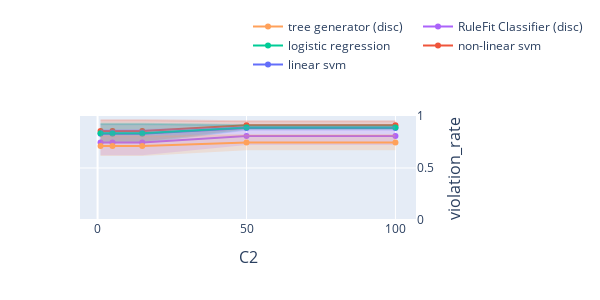

This figure's notebook cell:
### Code cell
import plotly.graph_objects as go
from plotly.subplots import make_subplots


# グラフのデータを準備
# index = ['l-SVM-p', 'r-SVM-p', 'LogReg-p']

# index = [
#     'linear svm (L)', 
#     'non-linear svm (L)', 
#     'logistic regression (L)'
# ]

index = [
    'linear svm', 
    'non-linear svm', 
    'logistic regression',
    'RuleFit Classifier (disc)',
    'tree generator (disc)',
]

columns = ['violation_rate']

title_text = "C2"


# サブプロットの作成
# fig = make_subplots(rows=1, cols=2, subplot_titles=('AUC', 'ルール違反率'))
fig = make_subplots(rows=len(columns), cols=1)
showlegend=True

for row_num, col in enumerate(columns):
    tmp_mean = pd.DataFrame(
        [{info: df.loc[model_name, col] for info, df in zip(infos, dfs_mean)} for model_name in index],
        index=index
    )
    tmp_std = pd.DataFrame(
        [{info: df.loc[model_name, col] for info, df in zip(infos, dfs_std)} for model_name in index],
        index=index
    )

    # グラフ1: AUC
    for i in range(len(tmp_mean)):
        fig.add_trace(
            go.Scatter(
                x=tmp_mean.columns,
                y=tmp_mean.iloc[i, :],
                mode='lines+markers',
                name=tmp_mean.index[i],
                line=dict(color=colors_mean[i]),  # ラインの色を設定
                marker=dict(color=colors_mean[i]),  # マーカーの色を設定
                showlegend=showlegend,
            ),
            row=row_num+1, col=1
        )
        fig.add_trace(
            go.Scatter(
                x=tmp_mean.columns,
                y=tmp_mean.iloc[i, :] + tmp_std.iloc[i, :],
                mode='lines',
                line=dict(color=colors_std[i]),  # ラインの色を設定
                showlegend=False
            ),
            row=row_num+1, col=1
        )
        fig.add_trace(
            go.Scatter(
                x=tmp_mean.columns,
                y=tmp_mean.iloc[i, :] - tmp_std.iloc[i, :],
                mode='lines',
                fill='tonexty',
                fillcolor=colors_std[i],
                line=dict(color='rgba(255,255,255,0)'),
                showlegend=False
            ),
            row=row_num+1, col=1
        )
    
    # x, y 軸の設定
    fig.update_xaxes(title_text=title_text, row=row_num+1, col=1)
    fig.update_yaxes(title_text=col, range=[0, 1], row=row_num+1, col=1, side='right', title_font=dict(size=16))

    showlegend=False
    
# レイアウトの設定
fig.update_layout(
    height=len(columns) * 300,
    width=600,
    xaxis=dict(
        domain=[0, 1],  # 左側のsubplotの幅を調整
        title_font=dict(size=16)
    ),
    xaxis2=dict(
        domain=[0, 1],  # 右側のsubplotの幅を調整
        title_font=dict(size=16)
    ),
    legend=dict(
        x=0.5,
        y=2,
        orientation='h'  # 水平配置
    ),
)


# グラフの表示
fig.show()

### Figure 1 — Plotly figure (JSON) as saved in the notebook; plotly's stock layout.template omitted (floating-point values rounded to 4 significant figures)
{"data": [{"line": {"color": "rgba(99,110,250,1)"}, "marker": {"color": "rgba(99,110,250,1)"}, "mode": "lines+markers", "name": "linear svm", "showlegend": true, "type": "scatter", "x": [1, 5, 15, 50, 100], "xaxis": "x", "y": [0.8283, 0.8283, 0.8283, 0.884, 0.884], "yaxis": "y"}, {"line": {"color": "rgba(99,110,250,0.2)"}, "mode": "lines", "showlegend": false, "type": "scatter", "x": [1, 5, 15, 50, 100], "xaxis": "x", "y": [0.9197, 0.9197, 0.9197, 0.9102, 0.9102], "yaxis": "y"}, {"fill": "tonexty", "fillcolor": "rgba(99,110,250,0.2)", "line": {"color": "rgba(255,255,255,0)"}, "mode": "lines", "showlegend": false, "type": "scatter", "x": [1, 5, 15, 50, 100], "xaxis": "x", "y": [0.7369, 0.7369, 0.7369, 0.8577, 0.8577], "yaxis": "y"}, {"line": {"color": "rgba(239,85,59,1)"}, "marker": {"color": "rgba(239,85,59,1)"}, "mode": "lines+markers", "name": "non-linear svm", "showlegend": true, "type": "scatter", "x": [1, 5, 15, 50, 100], "xaxis": "x", "y": [0.8557, 0.8557, 0.8557, 0.9105, 0.9105], "yaxis": "y"}, {"line": {"color": "rgba(239,85,59,0.2)"}, "mode": "lines", "showlegend": false, "type": "scatter", "x": [1, 5, 15, 50, 100], "xaxis": "x", "y": [0.9598, 0.9598, 0.9598, 0.949, 0.949], "yaxis": "y"}, {"fill": "tonexty", "fillcolor": "rgba(239,85,59,0.2)", "line": {"color": "rgba(255,255,255,0)"}, "mode": "lines", "showlegend": false, "type": "scatter", "x": [1, 5, 15, 50, 100], "xaxis": "x", "y": [0.7515, 0.7515, 0.7515, 0.872, 0.872], "yaxis": "y"}, {"line": {"color": "rgba(0,204,150,1)"}, "marker": {"color": "rgba(0,204,150,1)"}, "mode": "lines+markers", "name": "logistic regression", "showlegend": true, "type": "scatter", "x": [1, 5, 15, 50, 100], "xaxis": "x", "y": [0.8335, 0.8335, 0.8335, 0.8894, 0.8894], "yaxis": "y"}, {"line": {"color": "rgba(0,204,150,0.2)"}, "mode": "lines", "showlegend": false, "type": "scatter", "x": [1, 5, 15, 50, 100], "xaxis": "x", "y": [0.9267, 0.9267, 0.9267, 0.9134, 0.9134], "yaxis": "y"}, {"fill": "tonexty", "fillcolor": "rgba(0,204,150,0.2)", "line": {"color": "rgba(255,255,255,0)"}, "mode": "lines", "showlegend": false, "type": "scatter", "x": [1, 5, 15, 50, 100], "xaxis": "x", "y": [0.7404, 0.7404, 0.7404, 0.8653, 0.8653], "yaxis": "y"}, {"line": {"color": "rgba(171,99,250,1)"}, "marker": {"color": "rgba(171,99,250,1)"}, "mode": "lines+markers", "name": "RuleFit Classifier (disc)", "showlegend": true, "type": "scatter", "x": [1, 5, 15, 50, 100], "xaxis": "x", "y": [0.7445, 0.7445, 0.7445, 0.8088, 0.8088], "yaxis": "y"}, {"line": {"color": "rgba(171,99,250,0.2)"}, "mode": "lines", "showlegend": false, "type": "scatter", "x": [1, 5, 15, 50, 100], "xaxis": "x", "y": [0.8658, 0.8658, 0.8658, 0.8957, 0.8957], "yaxis": "y"}, {"fill": "tonexty", "fillcolor": "rgba(171,99,250,0.2)", "line": {"color": "rgba(255,255,255,0)"}, "mode": "lines", "showlegend": false, "type": "scatter", "x": [1, 5, 15, 50, 100], "xaxis": "x", "y": [0.6232, 0.6232, 0.6232, 0.722, 0.722], "yaxis": "y"}, {"line": {"color": "rgba(255,161,90,1)"}, "marker": {"color": "rgba(255,161,90,1)"}, "mode": "lines+markers", "name": "tree generator (disc)", "showlegend": true, "type": "scatter", "x": [1, 5, 15, 50, 100], "xaxis": "x", "y": [0.7111, 0.7111, 0.7111, 0.7442, 0.7442], "yaxis": "y"}, {"line": {"color": "rgba(255,161,90,0.2)"}, "mode": "lines", "showlegend": false, "type": "scatter", "x": [1, 5, 15, 50, 100], "xaxis": "x", "y": [0.8057, 0.8057, 0.8057, 0.8168, 0.8168], "yaxis": "y"}, {"fill": "tonexty", "fillcolor": "rgba(255,161,90,0.2)", "line": {"color": "rgba(255,255,255,0)"}, "mode": "lines", "showlegend": false, "type": "scatter", "x": [1, 5, 15, 50, 100], "xaxis": "x", "y": [0.6165, 0.6165, 0.6165, 0.6716, 0.6716], "yaxis": "y"}], "layout": {"height": 300, "legend": {"orientation": "h", "x": 0.5, "y": 2}, "width": 600, "xaxis": {"anchor": "y", "domain": [0, 1], "title": {"font": {"size": 16}, "text": "C2"}}, "xaxis2": {"domain": [0, 1], "title": {"font": {"size": 16}}}, "yaxis": {"anchor": "x", "domain": [0, 1], "range": [0, 1], "side": "right", "title": {"font": {"size": 16}, "text": "violation_rate"}}}}
